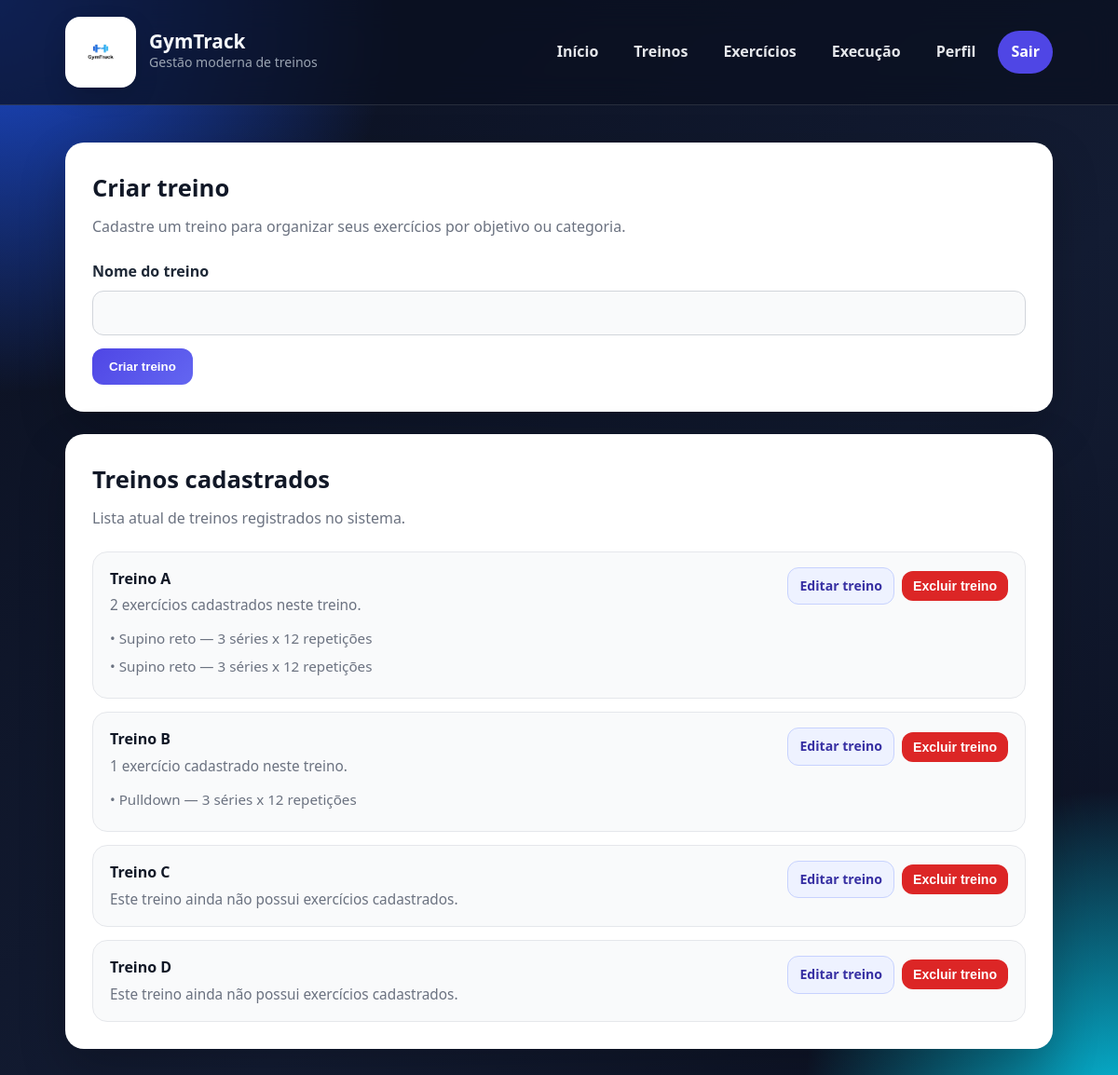
The page /treinos/ (signed in) on the database its author committed.
### core/models.py (models this page shows, shortened)
class Treino(models.Model):
    usuario = models.ForeignKey(User, on_delete=models.CASCADE)
    nome = models.CharField(max_length=100)

class Exercicio(models.Model):
    treino = models.ForeignKey(Treino, on_delete=models.CASCADE, related_name='exercicios')
    exercicio_base = models.ForeignKey(
        ExercicioBase,
        on_delete=models.CASCADE,
        related_name='exercicios_do_sistema',
        null=True,
        blank=True
    )
    nome = models.CharField(max_length=100, blank=True, null=True)
    series = models.PositiveIntegerField()
    repeticoes = models.PositiveIntegerField()

class ExercicioBase(models.Model):
    nome = models.CharField(max_length=100, unique=True)
    grupo_muscular = models.CharField(max_length=50)

### core/views.py (the view)
# urls.py: path('treinos/', views.treinos_view, name='treinos'),
@login_required
def treinos_view(request):
    if request.method == 'POST':
        form = TreinoForm(request.POST)
        if form.is_valid():
            treino = form.save(commit=False)
            treino.usuario = request.user
            treino.save()
            messages.success(request, 'Treino criado com sucesso!')
            return redirect('treinos')
    else:
        form = TreinoForm()
    treinos = Treino.objects.filter(
        usuario=request.user
    ).prefetch_related('exercicios__exercicio_base')
    return render(request, 'core/treinos.html', {
        'form': form,
        'treinos': treinos
    })

### core/forms.py
class TreinoForm(forms.ModelForm):
    class Meta:
        model = Treino
        fields = ['nome']
        labels = {
            'nome': 'Nome do treino',
        }

### core/templates/core/treinos.html (shortened to what this page needs)
{% extends 'core/base.html' %}
{% block content %}
<section class="page-grid">
    <div class="content-card">
        <h2 class="section-title">Criar treino</h2>
        <p class="section-subtitle">
            Cadastre um treino para organizar seus exercícios por objetivo ou categoria.
        </p>
        <form method="post">
            <div class="form-grid">
                <div class="form-group full">
                    <label for="{{ form.nome.id_for_label }}">Nome do treino</label>
                    {{ form.nome }}
                </div>
            </div>
            <div class="form-actions">
                <button type="submit" class="btn btn-primary">Criar treino</button>
            </div>
        </form>
    </div>
    <div class="list-card">
        <h3 class="section-title">Treinos cadastrados</h3>
        <p class="section-subtitle">Lista atual de treinos registrados no sistema.</p>
        {% if treinos %}
            <ul class="items-list">
                {% for treino in treinos %}
                    <li class="item">
                        <div>
                            <strong>{{ treino.nome }}</strong>
                            {% if treino.exercicios.count > 0 %}
                                <span>
                                    {{ treino.exercicios.count }} exercício{{ treino.exercicios.count|pluralize }}
                                    cadastrado{{ treino.exercicios.count|pluralize }} neste treino.
                                </span>
                                <div class="exercise-preview-list">
                                    {% for exercicio in treino.exercicios.all %}
                                        <div class="exercise-preview-item">
                                            •
                                            {% if exercicio.exercicio_base %}
                                                {{ exercicio.exercicio_base.nome }}
                                            {% else %}
                                                {{ exercicio.nome }}
                                            {% endif %}
                                            — {{ exercicio.series }} séries x {{ exercicio.repeticoes }} repetições
                                        </div>
                                    {% endfor %}
                                </div>
                            {% else %}
                                <span>Este treino ainda não possui exercícios cadastrados.</span>
                            {% endif %}
                        </div>
                        <div class="treino-actions">
                            <a href="{% url 'editar_treino' treino.id %}" class="btn btn-secondary btn-sm">
                                Editar treino
                            </a>
                            <form method="post"
                                  action="{% url 'excluir_treino' treino.id %}"
                                  onsubmit="return confirm('Tem certeza que deseja excluir este treino? Todos os exercícios vinculados a ele também serão removidos.');">
                                <button type="submit" class="btn btn-danger btn-sm">
                                    Excluir treino
                                </button>
                            </form>
                        </div>
                    </li>
                {% endfor %}
            </ul>
        {% else %}
            <div class="empty-state">
                Nenhum treino cadastrado até o momento.
            </div>
        {% endif %}
    </div>
</section>
{% endblock %}

### static/css/style.css (style rules this page uses)
:root { --bg: #0b1020; --bg-soft: #121a2f; --card: rgba(255, 255, 255, 0.08); --card-solid: #ffffff; --text: #f5f7fb; --text-dark: #111827; --muted: #9aa4b2; --primary: #4f46e5; --primary-hover: #4338ca; --secondary: #06b6d4; --success: #16a34a; --danger: #dc2626; --warning-bg: #fee2e2; --warning-text: #991b1b; --border: rgba(255, 255, 255, 0.12); --shadow: 0 20px 50px rgba(0, 0, 0, 0.22); --radius: 20px; --radius-sm: 12px; --container: 1100px; }
* { margin: 0; padding: 0; box-sizing: border-box; }
html { scroll-behavior: smooth; }
body { font-family: "Segoe UI", Arial, sans-serif; background: radial-gradient(circle at top left, #1d4ed8 0%, transparent 25%), radial-gradient(circle at bottom right, #06b6d4 0%, transparent 20%), linear-gradient(135deg, #0b1020, #131c33 60%, #0b1020); color: var(--text); min-height: 100vh; line-height: 1.6; }
a { text-decoration: none; color: inherit; }
.hero-panel, .content-card, .sidebar-card, .auth-card, .list-card, .info-card { border: 1px solid var(--border); border-radius: var(--radius); box-shadow: var(--shadow); }
.btn { border: none; cursor: pointer; padding: 12px 18px; border-radius: 12px; font-weight: 700; transition: 0.25s ease; display: inline-flex; align-items: center; justify-content: center; gap: 8px; text-align: center; }
.btn-primary { background: linear-gradient(135deg, var(--primary), #6366f1); color: white; }
.btn-secondary { background: #eef2ff; color: #3730a3; border: 1px solid #c7d2fe; }
.btn-danger { background: #dc2626; color: white; }
.page-grid { display: grid; grid-template-columns: 1fr; gap: 24px; }
.content-card, .list-card, .info-card { background: var(--card-solid); color: var(--text-dark); padding: 28px; }
.section-title { font-size: 1.6rem; margin-bottom: 8px; color: var(--text-dark); }
.section-subtitle { color: #6b7280; margin-bottom: 22px; }
.form-grid { display: grid; grid-template-columns: 1fr 1fr; gap: 18px; }
.form-group { display: flex; flex-direction: column; gap: 8px; }
.form-group.full { grid-column: 1 / -1; }
.form-group label { font-weight: 700; color: #1f2937; }
.form-group input, .form-group select, .form-group textarea { width: 100%; min-width: 0; padding: 14px 14px; border-radius: 12px; border: 1px solid #d1d5db; background: #f9fafb; font-size: 1rem; transition: 0.2s ease; outline: none; }
.form-actions { margin-top: 14px; display: flex; gap: 12px; flex-wrap: wrap; }
.items-list { list-style: none; display: grid; gap: 14px; margin-top: 18px; }
.item { background: #f9fafb; border: 1px solid #e5e7eb; border-radius: 16px; padding: 16px 18px; display: flex; align-items: flex-start; justify-content: space-between; gap: 16px; }
.item strong { color: #111827; display: block; margin-bottom: 3px; }
.item span { color: #6b7280; font-size: 0.96rem; }
.exercise-preview-list { margin-top: 10px; }
.exercise-preview-item { margin-bottom: 6px; color: #6b7280; font-size: 0.95rem; }
.btn-sm { padding: 8px 12px; font-size: 0.88rem; }
.treino-actions { display: flex; gap: 8px; flex-wrap: wrap; align-items: center; }

### rows shown on the page
Treino: nome "Treino A", exercicios.count "2"
Exercicio: exercicio_base.nome "Supino reto", series "3", repeticoes "12"
Exercicio: exercicio_base.nome "Supino reto", series "3", repeticoes "12"
Treino: nome "Treino B", exercicios.count "1"
Exercicio: exercicio_base.nome "Pulldown", series "3", repeticoes "12"
Treino: nome "Treino C", shows "Este treino ainda não possui exercícios cadastrados."
Treino: nome "Treino D", shows "Este treino ainda não possui exercícios cadastrados."
